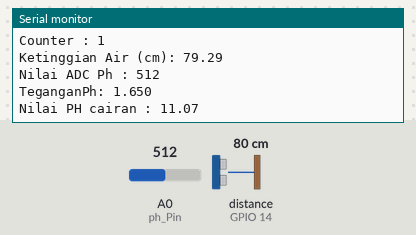
A sketch run on a simulated ESP8266 (NodeMCU). Shown: the last lines printed to the serial monitor. Wiring (inferred from the names in the program): ultrasonic range finder: trigger GPIO 12; echo GPIO 14. The inputs (shaded band) are chosen by the test bench; at power-on: distance to the obstacle (sensor on GPIO 14) 80 cm, A0 (ph_Pin) = 512. The echo pulse lasts 58.3 µs per cm; WiFi joins after 1.5 s; servers stay silent unless stated.

Above: at 2.7 s.
2.8 s: distance to the obstacle (sensor on GPIO 14) set to 2 cm
6.9 s: A0 (ph_Pin) set to 716
At 14.8 s:
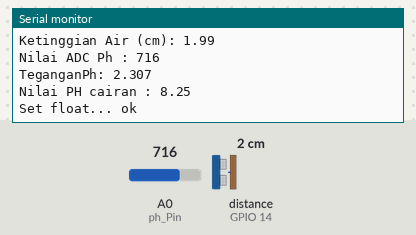
15.0 s: distance to the obstacle (sensor on GPIO 14) set to 4 cm
At 16.1 s:
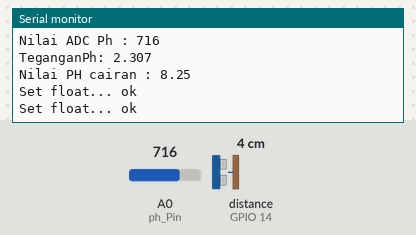
19.1 s: A0 (ph_Pin) set to 900
At 22.1 s:
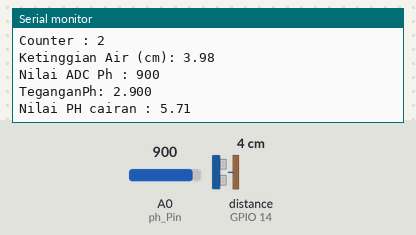
Timing chart, 0 to 23.6 s (numbered marks = the images above; inputs shaded):
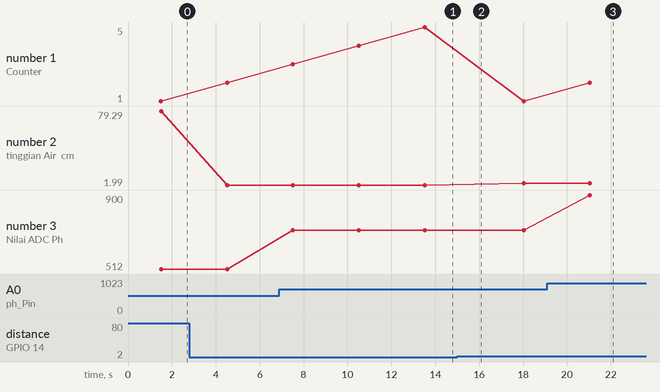

Measured:
- after the input at 6.9 s, the serial monitor: prints a new line after 0.62 s (image 1)
- after the input at 19.1 s, the serial monitor: prints a new line after 1.9 s (image 3)
- plotted number 2: 79.29 → 1.99 after the input at 2.8 s, 1.99 → 3.98 after the input at 15.0 s
- plotted number 3: 512 → 716 after the input at 6.9 s, 716 → 900 after the input at 19.1 s

The sketch:

BasicRTDB.ino
```cpp
#if defined(ESP32)
#include <WiFi.h>
#elif defined(ESP8266)
#include <ESP8266WiFi.h>
#endif
#include <Firebase_ESP_Client.h>
#include <addons/TokenHelper.h>
#include <addons/RTDBHelper.h>


#define WIFI_SSID "Hotspot Firman"
#define WIFI_PASSWORD "085523575949"
#define API_KEY "AIzaSyBvBycIR6Je8SLC4pERxCASDklUjROqT3c"
#define DATABASE_URL "https://gigihfedm7-default-rtdb.asia-southeast1.firebasedatabase.app" //<databaseName>.firebaseio.com or <databaseName>.<region>.firebasedatabase.app
#define USER_EMAIL "fadhil@gmail.com"
#define USER_PASSWORD "naruto"

FirebaseData fbdo;

FirebaseAuth auth;
FirebaseConfig config;

unsigned long sendDataPrevMillis = 0;
unsigned long count = 0;


const int trigPin = 12;
const int echoPin = 14;


#define SOUND_VELOCITY 0.034
#define CM_TO_INCH 0.393701

long duration;
float distanceCm = 0.0;
float sumdistanceCm = 0.0;
float ratarataKetinggianAir = 0.0;


const int ph_Pin = A0;
float PH_step;
int nilai_analog_PH;
double TeganganPh;
float PH4 = 3.3;
float PH7 = 2.6;

float Po = 0.0;
float sumPo = 0.0;
float ratarataPH = 0.0;
int counter;

void setup()
{
  Serial.begin(115200);
  pinMode(trigPin, OUTPUT);
  pinMode(echoPin, INPUT);
  pinMode (ph_Pin, INPUT);

  WiFi.begin(WIFI_SSID, WIFI_PASSWORD);
  Serial.print("Connecting to Wi-Fi");
  while (WiFi.status() != WL_CONNECTED)
  {
    Serial.print(".");
    delay(300);
  }
  Serial.println();
  Serial.print("Connected with IP: ");
  Serial.println(WiFi.localIP());
  Serial.println();
  Serial.printf("Firebase Client v%s\n\n", FIREBASE_CLIENT_VERSION);

  config.api_key = API_KEY;
  auth.user.email = USER_EMAIL;
  auth.user.password = USER_PASSWORD;
  config.database_url = DATABASE_URL;
  config.token_status_callback = tokenStatusCallback; // see addons/TokenHelper.h

#if defined(ESP8266)
  fbdo.setBSSLBufferSize(2048 /* Rx buffer size in bytes from 512 - 16384 */, 2048 /* Tx buffer size in bytes from 512 - 16384 */);
#endif
  fbdo.setResponseSize(2048);
  Firebase.begin(&config, &auth);
  Firebase.reconnectWiFi(true);
  Firebase.setDoubleDigits(5);
  config.timeout.serverResponse = 10 * 1000;

}

void loop()
{


  Serial.print("Counter : ");
  Serial.println(counter+1);

  digitalWrite(trigPin, LOW);
  delayMicroseconds(2);
  digitalWrite(trigPin, HIGH);
  delayMicroseconds(10);
  digitalWrite(trigPin, LOW);

  duration = pulseIn(echoPin, HIGH);
  distanceCm = duration * SOUND_VELOCITY / 2;
  sumdistanceCm += distanceCm;
  Serial.print("Ketinggian Air (cm): ");
  Serial.println(distanceCm);

  if (
    nilai_analog_PH = analogRead(ph_Pin)) {
    Serial.print("Nilai ADC Ph : ");
    Serial.println(nilai_analog_PH);
    TeganganPh = 3.3 / 1024.0 * nilai_analog_PH;
    Serial.print("TeganganPh: ");
    Serial.println(TeganganPh, 3);

    PH_step =  (PH4 - PH7) / 3;
    Po = 7.00 + ((PH7 - TeganganPh) / PH_step);
    sumPo += Po;

    Serial.print("Nilai PH cairan : ");
    Serial.println(Po, 2);

  }

  counter++;
  Serial.println();

  if (Firebase.ready() && counter == 5)
  {
    delay(600);

    sendDataPrevMillis = millis();
    ratarataKetinggianAir = sumdistanceCm / 5;
    ratarataPH = sumPo / 5;
    counter = 0;

    char mydata1[30];
    snprintf(mydata1, sizeof(mydata1), "%0.2f", ratarataKetinggianAir );
    double val1 = atof(mydata1);
    Serial.printf("Set float... %s\n", Firebase.RTDB.setFloat(&fbdo, F("/sensor/ketinggianAir"), val1) ? "ok" : fbdo.errorReason().c_str());
    delay(600);
    char mydata2[30];
    snprintf(mydata2, sizeof(mydata2), "%0.2f", ratarataPH );
    double val2 = atof(mydata2);
    Serial.printf("Set float... %s\n", Firebase.RTDB.setFloat(&fbdo, F("/sensor/phAir"), val2) ? "ok" : fbdo.errorReason().c_str());

    sumdistanceCm = 0.0;
    sumPo = 0;

    Serial.println();

  }

  delay(3000);
}
```
